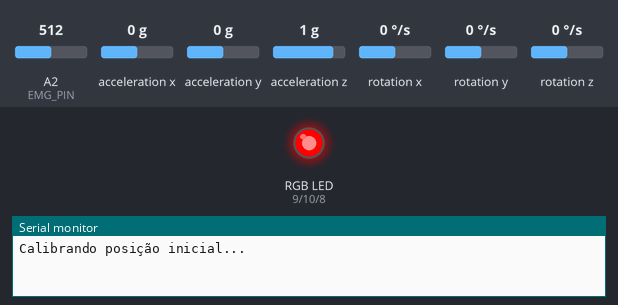
Recording of a sketch running on a simulated Arduino Uno, built with avr-gcc and run on an emulated ATmega328P. Shown: an RGB LED mixed from three pins (HIGH = lit), the last lines printed to the serial monitor. The inputs (shaded band) are chosen by the test bench; at power-on: A2 (EMG_PIN) = 512, acceleration x 0 g, acceleration y 0 g, acceleration z 1 g, rotation x 0 °/s, rotation y 0 °/s, rotation z 0 °/s.

Above: at 0.1 s.
At 2.1 s:
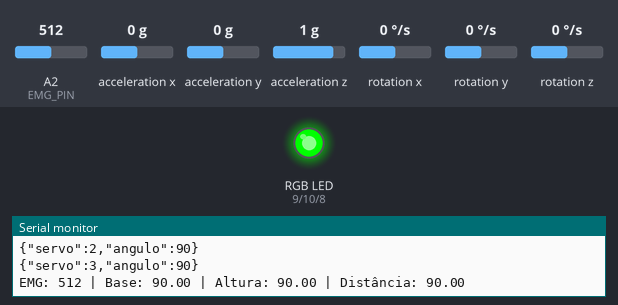
2.2 s: A2 (EMG_PIN) set to 610
3.7 s: A2 (EMG_PIN) set to 90
Timing chart, 0 to 6.7 s (numbered marks = the images above; inputs shaded):
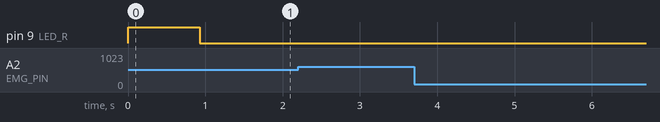

The sketch:

mpu6050_unifiedsensors.ino
```cpp
#include <Wire.h>
#include <MPU6050.h>
#include <math.h>

// ===== Classe Kalman =====
class Kalman {
public:
  Kalman() {
    Q_angle   = 0.001;
    Q_bias    = 0.003;
    R_measure = 0.03;
    angle = 0;
    bias  = 0;
    P[0][0] = P[0][1] = P[1][0] = P[1][1] = 0;
  }

  double getAngle(double newAngle, double newRate, double dt) {
    // Previsão
    double rate = newRate - bias;
    angle += dt * rate;

    P[0][0] += dt * (dt*P[1][1] - P[0][1] - P[1][0] + Q_angle);
    P[0][1] -= dt * P[1][1];
    P[1][0] -= dt * P[1][1];
    P[1][1] += Q_bias * dt;

    // Atualização
    double S  = P[0][0] + R_measure;
    double K0 = P[0][0] / S;
    double K1 = P[1][0] / S;

    double y = newAngle - angle;
    angle += K0 * y;
    bias  += K1 * y;

    // Covariância posterior
    double P00_temp = P[0][0];
    double P01_temp = P[0][1];
    P[0][0] -= K0 * P00_temp;
    P[0][1] -= K0 * P01_temp;
    P[1][0] -= K1 * P00_temp;
    P[1][1] -= K1 * P01_temp;

    return angle;
  }

private:
  double Q_angle, Q_bias, R_measure;
  double angle, bias;
  double P[2][2];
};

// ===== Instâncias e variáveis globais =====
MPU6050 mpu;

Kalman kalmanX;
Kalman kalmanY;

double initialRoll       = 0.0;
double initialPitch      = 0.0;
double lastRollRelative  = 0.0;
double yawAngle          = 0.0;
unsigned long previousTime = 0;

// Ajustes fáceis
const float DEADZONE   = 3.0;
const float ROLL_MIN   = -45, ROLL_MAX   = 45;
const float PITCH_MIN  = -30, PITCH_MAX  = 30;
const float YAW_MIN    = -60, YAW_MAX    = 60;
const float ANGLE_MIN  =   0, ANGLE_MAX  = 180;

// LED RGB
#define LED_R 9
#define LED_G 10
#define LED_B 8
void setLED(bool r, bool g, bool b) {
  digitalWrite(LED_R, r ? HIGH : LOW);
  digitalWrite(LED_G, g ? HIGH : LOW);
  digitalWrite(LED_B, b ? HIGH : LOW);
}

// EMG
const int EMG_PIN             = 2;
const int LIMIAR_FECHAMENTO   = 600;
const int LIMIAR_ABERTURA     = 300;
const unsigned long DEAD_TIME_MS = 1500;
bool garraFechada = false;
unsigned long ultimoComandoEMG = 0;

// Mapeia ângulo com deadzone
float mapAngle(float value, float inMin, float inMax,
               float outMin, float outMax, float deadZone) {
  if (fabs(value) < deadZone)
    return (outMin + outMax) / 2.0;
  value = constrain(value, inMin, inMax);
  return map(value * 100, inMin * 100, inMax * 100, outMin * 100, outMax * 100) / 100.0;
}

// Envia comando de servo via Serial em JSON
void sendServoCommand(uint8_t servo, float angle) {
  String json = "{\"servo\":" + String(servo)
              + ",\"angulo\":" + String((int)angle) + "}";
  Serial.println(json);
}

void setup() {
  Serial.begin(115200);
  Wire.begin();

  pinMode(LED_R, OUTPUT);
  pinMode(LED_G, OUTPUT);
  pinMode(LED_B, OUTPUT);
  pinMode(EMG_PIN, INPUT);

  setLED(true, false, false);  // vermelho inicial

  // Inicializa MPU6050
  mpu.initialize();
  if (!mpu.testConnection()) {
    Serial.println("Erro ao conectar com o MPU6050!");
    setLED(true, false, false);
    while (1);
  }

  // Calibração de posição inicial
  Serial.println("Calibrando posição inicial...");
  for (int i = 0; i < 100; i++) {
    int16_t ax, ay, az, gx, gy, gz;
    mpu.getMotion6(&ax, &ay, &az, &gx, &gy, &gz);

    double AccX = ax / 16384.0;
    double AccY = ay / 16384.0;
    double AccZ = az / 16384.0;

    initialRoll  += atan2(AccY, AccZ) * 180.0 / PI;
    initialPitch += atan2(-AccX, sqrt(AccY*AccY + AccZ*AccZ)) * 180.0 / PI;

    delay(5);
  }
  initialRoll  /= 100.0;
  initialPitch /= 100.0;
  previousTime = millis();

  setLED(false, true, false);  // verde após calibração
}

void loop() {
  unsigned long currentTime = millis();
  double dt = (currentTime - previousTime) / 1000.0;
  previousTime = currentTime;

  int16_t ax, ay, az, gx, gy, gz;
  mpu.getMotion6(&ax, &ay, &az, &gx, &gy, &gz);

  // Cálculo de roll, pitch e yaw
  double rollAcc  = atan2(ay/16384.0, az/16384.0) * 180.0 / PI;
  double pitchAcc = atan2(-ax/16384.0,
                          sqrt(sq(ay/16384.0)+sq(az/16384.0)))
                          * 180.0 / PI;
  double roll  = kalmanX.getAngle(rollAcc, gx/131.0, dt);
  double pitch = kalmanY.getAngle(pitchAcc, gy/131.0, dt);
  yawAngle    += (gz/131.0) * dt;

  // Ajustes relativos
  double rollRelative = roll - initialRoll;
  double pitchRelative = pitch - initialPitch;
  double deltaRoll = rollRelative - lastRollRelative;
  lastRollRelative = rollRelative;

  // Mapeia para ângulos de servo
  float base      = mapAngle(rollRelative, ROLL_MIN, ROLL_MAX, ANGLE_MIN, ANGLE_MAX, DEADZONE);
  float altura    = mapAngle(pitchRelative, PITCH_MIN, PITCH_MAX, 60, 120, DEADZONE);
  float distancia = mapAngle(yawAngle, YAW_MIN, YAW_MAX, 60, 120, 0);

  // Envia comandos via Serial
  sendServoCommand(4, base);
  sendServoCommand(2, altura);
  sendServoCommand(3, distancia);

  // Leitura EMG para abrir/fechar garra (servo 1)
  int emgValor = analogRead(EMG_PIN);
  unsigned long agora = millis();
  if (agora - ultimoComandoEMG > DEAD_TIME_MS) {
    if (!garraFechada && emgValor > LIMIAR_FECHAMENTO) {
      sendServoCommand(1, 180);
      garraFechada = true;
      ultimoComandoEMG = agora;
      Serial.println("EMG: Fechando garra");
    }
    else if (garraFechada && emgValor < LIMIAR_ABERTURA) {
      sendServoCommand(1, 0);
      garraFechada = false;
      ultimoComandoEMG = agora;
      Serial.println("EMG: Abrindo garra");
    }
  }

  // Debug geral
  Serial.print("EMG: ");      Serial.print(emgValor);
  Serial.print(" | Base: ");   Serial.print(base);
  Serial.print(" | Altura: "); Serial.print(altura);
  Serial.print(" | Distância: "); Serial.println(distancia);

  delay(100);
}
```
